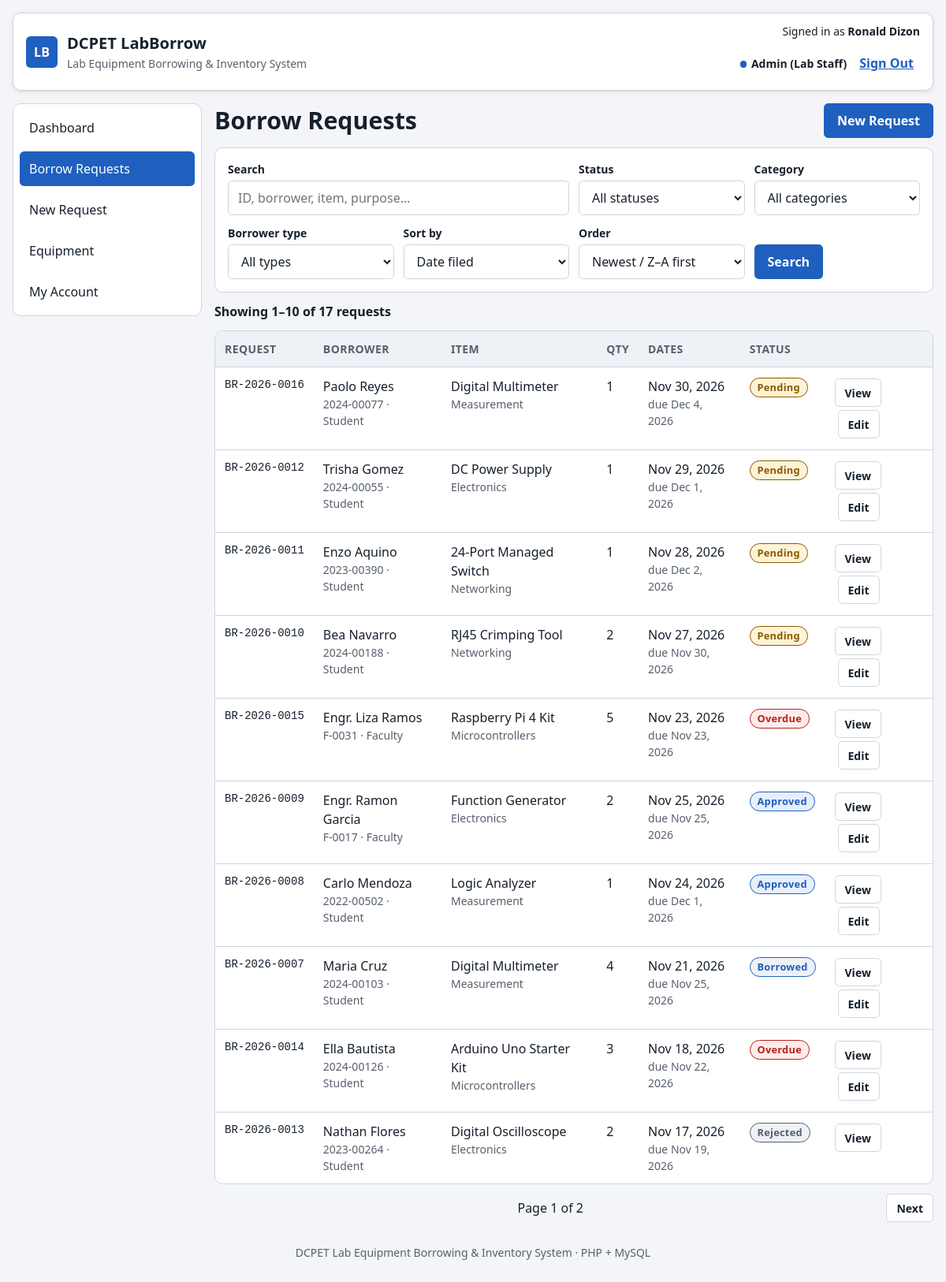
The app's page /requests.php (signed in) with its own data.
### tables this page shows
CREATE TABLE users (
  id             INT UNSIGNED AUTO_INCREMENT PRIMARY KEY,
  school_id      VARCHAR(20)  NOT NULL UNIQUE,
  full_name      VARCHAR(100) NOT NULL,
  email          VARCHAR(120) NOT NULL UNIQUE,
  password_hash  VARCHAR(255) NOT NULL,
  role           ENUM('super_admin','admin','user') NOT NULL DEFAULT 'user',
  borrower_type  ENUM('Student','Faculty','Staff') NOT NULL DEFAULT 'Student',
  is_active      TINYINT(1)   NOT NULL DEFAULT 1,
  last_login_at  DATETIME     NULL,
  created_at     DATETIME     NOT NULL DEFAULT CURRENT_TIMESTAMP,
  updated_at     DATETIME     NOT NULL DEFAULT CURRENT_TIMESTAMP ON UPDATE CURRENT_TIMESTAMP,
  INDEX idx_users_role (role)
);

CREATE TABLE borrow_requests (
  id               INT UNSIGNED AUTO_INCREMENT PRIMARY KEY,
  code             VARCHAR(20)  NULL UNIQUE,
  user_id          INT UNSIGNED NOT NULL,
  equipment_id     INT UNSIGNED NOT NULL,
  quantity         INT UNSIGNED NOT NULL,
  purpose          ENUM('Class activity','Project','Thesis','Other') NOT NULL,
  purpose_details  VARCHAR(255) NULL,
  borrow_date      DATE NOT NULL,
  due_date         DATE NOT NULL,
  returned_date    DATE NULL,
  status           ENUM('PENDING','APPROVED','BORROWED','RETURNED','REJECTED') NOT NULL DEFAULT 'PENDING',
  remarks          VARCHAR(255) NULL,
  created_by       INT UNSIGNED NULL,
  processed_by     INT UNSIGNED NULL,
  created_at       DATETIME NOT NULL DEFAULT CURRENT_TIMESTAMP,
  updated_at       DATETIME NOT NULL DEFAULT CURRENT_TIMESTAMP ON UPDATE CURRENT_TIMESTAMP,
  CONSTRAINT fk_requests_user      FOREIGN KEY (user_id)      REFERENCES users(id)     ON DELETE RESTRICT,
  CONSTRAINT fk_requests_equipment FOREIGN KEY (equipment_id) REFERENCES equipment(id) ON DELETE RESTRICT,
  CONSTRAINT fk_requests_creator   FOREIGN KEY (created_by)   REFERENCES users(id)     ON DELETE SET NULL,
  CONSTRAINT fk_requests_processor FOREIGN KEY (processed_by) REFERENCES users(id)     ON DELETE SET NULL,
  INDEX idx_requests_status (status),
  INDEX idx_requests_due (due_date),
  CHECK (quantity >= 1),
  CHECK (due_date >= borrow_date)
);

CREATE TABLE equipment (
  id              INT UNSIGNED AUTO_INCREMENT PRIMARY KEY,
  code            VARCHAR(20)  NOT NULL UNIQUE,
  name            VARCHAR(120) NOT NULL,
  category        VARCHAR(60)  NOT NULL,
  laboratory      VARCHAR(80)  NOT NULL,
  total_units     INT UNSIGNED NOT NULL,
  item_condition  ENUM('Good','Needs calibration','Under repair','Retired') NOT NULL DEFAULT 'Good',
  description     TEXT NULL,
  created_at      DATETIME NOT NULL DEFAULT CURRENT_TIMESTAMP,
  updated_at      DATETIME NOT NULL DEFAULT CURRENT_TIMESTAMP ON UPDATE CURRENT_TIMESTAMP,
  INDEX idx_equipment_category (category),
  CHECK (total_units >= 1)
);

### includes/db.php (called while the page is built, shortened)
<?php
function db(): PDO
{
    static $pdo = null;
    if ($pdo === null) {
        $dsn = 'mysql:host=' . DB_HOST . ';port=' . DB_PORT . ';dbname=' . DB_NAME . ';charset=utf8mb4';
        try {
            $pdo = new PDO($dsn, DB_USER, DB_PASS, [
                PDO::ATTR_ERRMODE => PDO::ERRMODE_EXCEPTION,
                PDO::ATTR_DEFAULT_FETCH_MODE => PDO::FETCH_ASSOC,
                PDO::ATTR_EMULATE_PREPARES => false,
            ]);
            $pdo->exec("SET time_zone = '+08:00'");
        } catch (PDOException $e) {
            http_response_code(500);
            echo '<!doctype html><meta charset="utf-8"><title>Database unavailable</title>'
                . '<body style="font-family:system-ui;padding:2rem;max-width:40rem">'
                . '<h1>Can’t reach the database</h1>'
                . '<p>Start MySQL in the XAMPP Control Panel and import <code>database/labborrow_db.sql</code> in phpMyAdmin, then reload this page.</p>'
                . '<p style="color:#56606d">' . htmlspecialchars($e->getMessage()) . '</p></body>';
            exit;
        }
    }
    return $pdo;
}
function db_all(string $sql, array $params = []): array
{
    $stmt = db()->prepare($sql);
    $stmt->execute($params);
    return $stmt->fetchAll();
}
function db_one(string $sql, array $params = []): ?array
{
    $stmt = db()->prepare($sql);
    $stmt->execute($params);
    $row = $stmt->fetch();
    return $row === false ? null : $row;
}
function db_value(string $sql, array $params = [])
{
    $stmt = db()->prepare($sql);
    $stmt->execute($params);
    return $stmt->fetchColumn();
}

### includes/auth.php (called while the page is built, shortened)
<?php
require_once __DIR__ . '/db.php';
require_once __DIR__ . '/helpers.php';
function current_user(): ?array
{
    static $user = false;
    if ($user === false) {
        $user = null;
        if (!empty($_SESSION['user_id'])) {
            $user = db_one('SELECT * FROM users WHERE id = ? AND is_active = 1', [$_SESSION['user_id']]);
        }
    }
    return $user;
}
function can(string $permission): bool
{
    $user = current_user();
    return $user && in_array($permission, PERMISSIONS[$user['role']] ?? [], true);
}
function require_login(): array
{
    $user = current_user();
    return $user;
}

### requests.php (the view, shortened to what this page needs)
<?php
require __DIR__ . '/includes/auth.php';
$me = require_login();
function can_edit_request(array $r): bool
{
    if (can('requests.update_any')) return in_array($r['status'], ['PENDING', 'APPROVED', 'BORROWED'], true);
    return owns($r) && $r['status'] === 'PENDING';
}
$active_nav = 'requests';
    ?>
    <?php
$q = input('q');
$status = input('status', 'ALL');
$category = input('category', 'ALL');
$type = input('type', 'ALL');
$sortKeys = [
    'created_at' => 'r.created_at', 'code' => 'r.id', 'borrower' => 'u.full_name',
    'equipment' => 'e.name', 'borrow_date' => 'r.borrow_date', 'due_date' => 'r.due_date',
];
$sort = array_key_exists(input('sort'), $sortKeys) ? input('sort') : 'created_at';
$dir = input('dir') === 'asc' ? 'ASC' : 'DESC';
$page = max(1, (int) input('page', 1));
$where = [];
$args = [];
$whereSql = $where ? ' WHERE ' . implode(' AND ', $where) : '';
$total = (int) db_value('SELECT COUNT(*) FROM borrow_requests r JOIN users u ON u.id = r.user_id JOIN equipment e ON e.id = r.equipment_id' . $whereSql, $args);
$pages = max(1, (int) ceil($total / PAGE_SIZE));
$page = min($page, $pages);
$offset = ($page - 1) * PAGE_SIZE;
$rows = db_all(REQUEST_SELECT . $whereSql . " ORDER BY {$sortKeys[$sort]} $dir, r.id $dir LIMIT " . PAGE_SIZE . " OFFSET $offset", $args);
$filtered = $q !== '' || $status !== 'ALL' || $category !== 'ALL' || $type !== 'ALL';
$page_title = can('requests.view_all') ? 'Borrow Requests' : 'My Requests';
require __DIR__ . '/includes/layout/header.php';
?>
<div class="title-row">
  <h1 class="view-title"><?= e($page_title) ?></h1>
  <a class="btn btn-primary" href="requests.php?action=new">New Request</a>
</div>
<form class="toolbar" method="get" role="search" aria-label="Search and filter requests">
  <div class="field">
    <label for="q">Search</label>
    <input id="q" name="q" type="search" value="<?= e($q) ?>" placeholder="ID, borrower, item, purpose…">
  </div>
  <div class="field">
    <label for="status">Status</label>
    <select id="status" name="status">
      <option value="ALL">All statuses</option>
    </select>
  </div>
  <div class="field">
    <label for="category">Category</label>
    <select id="category" name="category">
      <option value="ALL">All categories</option>
    </select>
  </div>
  <?php if (can('requests.view_all')): ?>
  <div class="field">
    <label for="type">Borrower type</label>
    <select id="type" name="type">
      <option value="ALL">All types</option>
    </select>
  </div>
  <?php endif; ?>
  <div class="field">
    <label for="sort">Sort by</label>
    <select id="sort" name="sort">
      <?php foreach (['created_at' => 'Date filed', 'code' => 'Request ID', 'borrower' => 'Borrower', 'equipment' => 'Item', 'borrow_date' => 'Borrow date', 'due_date' => 'Due date'] as $k => $label): ?>
        <option value="<?= $k ?>"<?= selected($sort, $k) ?>><?= $label ?></option>
      <?php endforeach; ?>
    </select>
  </div>
  <div class="field">
    <label for="dir">Order</label>
    <select id="dir" name="dir">
      <option value="desc"<?= selected($dir, 'DESC') ?>>Newest / Z–A first</option>
    </select>
  </div>
  <div class="toolbar-actions">
    <button type="submit" class="btn btn-primary">Search</button>
  </div>
</form>
<p class="result-count" role="status">
  <?= $total ? 'Showing ' . ($offset + 1) . '–' . ($offset + count($rows)) . ' of ' . $total . ' request' . ($total > 1 ? 's' : '') : 'No requests found' ?>
</p>
<?php if (!$rows): ?>
  <div class="empty-state">
    <p><strong><?= $filtered ? 'Nothing matches your search.' : 'No borrow requests yet.' ?></strong></p>
    <p class="empty-note"><?= $filtered ? 'Try fewer words or clear the filters.' : 'Requests you file will show up here.' ?></p>
    <?php if ($filtered): ?><a class="btn" href="requests.php">Clear Filters</a><?php else: ?><a class="btn btn-primary" href="requests.php?action=new">New Request</a><?php endif; ?>
  </div>
<?php else: ?>
  <div class="table-wrap">
    <table class="data-table">
      <thead>
        <tr>
          <th scope="col">Request</th>
          <?php if (can('requests.view_all')): ?><th scope="col">Borrower</th><?php endif; ?>
          <th scope="col">Item</th>
          <th scope="col" class="col-optional">Qty</th>
          <th scope="col">Dates</th>
          <th scope="col">Status</th>
          <th scope="col"><span class="visually-hidden">Actions</span></th>
        </tr>
      </thead>
      <tbody>
        <?php foreach ($rows as $r): ?>
          <tr>
            <td data-label="Request" class="cell-id"><?= e($r['code']) ?></td>
            <?php if (can('requests.view_all')): ?>
              <td data-label="Borrower"><?= e($r['borrower_name']) ?><span class="cell-sub"><?= e($r['borrower_school_id'] . ' · ' . $r['borrower_type']) ?></span></td>
            <?php endif; ?>
            <td data-label="Item"><?= e($r['equipment_name']) ?><span class="cell-sub"><?= e($r['category']) ?></span></td>
            <td data-label="Qty" class="col-optional"><?= (int) $r['quantity'] ?></td>
            <td data-label="Dates"><?= fmt_date($r['borrow_date']) ?><span class="cell-sub">due <?= fmt_date($r['due_date']) ?></span></td>
            <td data-label="Status"><?= badge($r['display_status']) ?></td>
            <td class="cell-actions">
              <a class="btn btn-sm" href="requests.php?action=view&amp;id=<?= (int) $r['id'] ?>">View</a>
              <?php if (can_edit_request($r)): ?>
                <a class="btn btn-sm" href="requests.php?action=edit&amp;id=<?= (int) $r['id'] ?>">Edit</a>
              <?php endif; ?>
            </td>
          </tr>
        <?php endforeach; ?>
      </tbody>
    </table>
  </div>
  <?php if ($pages > 1): ?>
    <nav class="pagination" aria-label="Pages">
      <span>Page <?= $page ?> of <?= $pages ?></span>
      <?php if ($page < $pages): ?><a class="btn btn-sm" href="<?= e(query_with(['page' => $page + 1])) ?>">Next</a><?php else: ?><span></span><?php endif; ?>
    </nav>
  <?php endif; ?>
<?php endif; ?>
<?php require __DIR__ . '/includes/layout/footer.php'; ?>

### includes/layout/header.php (shortened to what this page needs)
<?php
$me = current_user();
$active_nav = $active_nav ?? '';
$nav = [];
if ($me) {
    $nav[] = ['dashboard', 'dashboard.php', 'Dashboard'];
    $nav[] = ['requests', 'requests.php', can('requests.view_all') ? 'Borrow Requests' : 'My Requests'];
    $nav[] = ['new-request', 'requests.php?action=new', 'New Request'];
    $nav[] = ['equipment', 'equipment.php', 'Equipment'];
    $nav[] = ['account', 'account.php', 'My Account'];
}
?><!DOCTYPE html>
<html lang="en">
<head>
  <link rel="stylesheet" href="css/styles.css">
  <link rel="stylesheet" href="css/app.css">
</head>
<body>
  <div class="app-shell">
    <header class="app-header">
      <div class="brand">
        <span class="brand-mark" aria-hidden="true">LB</span>
        <div>
          <p class="brand-title"><?= e(APP_NAME) ?></p>
          <p class="brand-subtitle">Lab Equipment Borrowing &amp; Inventory System</p>
        </div>
      </div>
      <?php if ($me): ?>
      <section class="session-box" aria-label="Current session">
        <p class="session-text">Signed in as <strong><?= e($me['full_name']) ?></strong></p>
        <div class="session-note">
          <span class="role-tag role-<?= e($me['role']) ?>"><?= e(ROLE_LABELS[$me['role']]) ?></span>
          <form action="logout.php" method="post" class="inline-form">
            <button type="submit" class="link-button">Sign Out</button>
          </form>
        </div>
      </section>
      <?php endif; ?>
    </header>
    <?php if ($me): ?>
    <nav class="primary-nav" id="primary-nav" aria-label="Primary">
      <ul>
        <?php foreach ($nav as [$key, $href, $label]): ?>
          <li><a href="<?= e($href) ?>"<?= $key === $active_nav ? ' aria-current="page"' : '' ?>><?= e($label) ?></a></li>
        <?php endforeach; ?>
      </ul>
    </nav>
    <?php endif; ?>
    <main id="app" tabindex="-1" class="<?= $me ? '' : 'main-solo' ?>">

### includes/helpers.php (shortened to what this page needs)
<?php
function e($value): string
{
    return htmlspecialchars((string) $value, ENT_QUOTES, 'UTF-8');
}
function input(string $key, $default = '')
{
    $value = $_POST[$key] ?? $_GET[$key] ?? $default;
    return is_string($value) ? trim($value) : $value;
}
function fmt_date(?string $iso): string
{
    return date('M j, Y', strtotime($iso));
}
function badge(string $status): string
{
    $label = STATUS_LABELS[$status] ?? $status;
    return '<span class="badge badge-' . e($status) . '">' . e($label) . '</span>';
}
function query_with(array $changes): string
{
    $params = array_merge($_GET, $changes);
    $params = array_filter($params, fn($v) => $v !== null && $v !== '');
    return '?' . http_build_query($params);
}
function selected($a, $b): string
{
    return (string) $a === (string) $b ? ' selected' : '';
}

### css/app.css (style rules this page uses)
.session-note { display: flex; flex-wrap: wrap; gap: var(--space-2); align-items: center; justify-content: flex-end; }
.inline-form { display: inline; margin: 0; }
.link-button { background: none; border: 0; padding: var(--space-1) var(--space-2); min-height: var(--touch-target); color: var(--brand); font: inherit; font-weight: 600; cursor: pointer; text-decoration: underline; }
.role-tag { font-size: var(--text-sm); font-weight: 600; white-space: nowrap; }
.role-tag::before { content: ""; display: inline-block; width: .55rem; height: .55rem; margin-right: .35rem; border-radius: 50%; background: var(--text-muted); }
.role-admin::before { background: var(--brand); }
a.btn { text-decoration: none; }
.title-row { display: flex; flex-wrap: wrap; align-items: center; justify-content: space-between; gap: var(--space-3); margin-bottom: var(--space-3); }
.title-row .view-title { margin: 0; }
.toolbar-actions { display: flex; gap: var(--space-2); align-items: end; }

### records on screen
users: full_name "Ronald Dizon", role "Admin (Lab Staff)", role "Borrow Requests"
borrow_requests: code "BR-2026-0016", created_by.full_name "Paolo Reyes", created_by.borrower_type "2024-00077 · Student", equipment.name "Digital Multimeter", equipment.category "Measurement", quantity "1", borrow_date "Nov 30, 2026", due_date "Dec 4, 2026", label "Pending"
borrow_requests: code "BR-2026-0012", created_by.full_name "Trisha Gomez", created_by.borrower_type "2024-00055 · Student", equipment.name "DC Power Supply", equipment.category "Electronics", quantity "1", borrow_date "Nov 29, 2026", due_date "Dec 1, 2026", label "Pending"
borrow_requests: code "BR-2026-0011", created_by.full_name "Enzo Aquino", created_by.borrower_type "2023-00390 · Student", equipment.name "24-Port Managed Switch", equipment.category "Networking", quantity "1", borrow_date "Nov 28, 2026", due_date "Dec 2, 2026", label "Pending"
borrow_requests: code "BR-2026-0010", created_by.full_name "Bea Navarro", created_by.borrower_type "2024-00188 · Student", equipment.name "RJ45 Crimping Tool", equipment.category "Networking", quantity "2", borrow_date "Nov 27, 2026", due_date "Nov 30, 2026", label "Pending"
borrow_requests: code "BR-2026-0015", created_by.full_name "Engr. Liza Ramos", created_by.borrower_type "F-0031 · Faculty", equipment.name "Raspberry Pi 4 Kit", equipment.category "Microcontrollers", quantity "5", borrow_date "Nov 23, 2026", due_date "Nov 23, 2026", label "Overdue"
borrow_requests: code "BR-2026-0009", created_by.full_name "Engr. Ramon Garcia", created_by.borrower_type "F-0017 · Faculty", equipment.name "Function Generator", equipment.category "Electronics", quantity "2", borrow_date "Nov 25, 2026", due_date "Nov 25, 2026", label "Approved"
borrow_requests: code "BR-2026-0008", created_by.full_name "Carlo Mendoza", created_by.borrower_type "2022-00502 · Student", equipment.name "Logic Analyzer", equipment.category "Measurement", quantity "1", borrow_date "Nov 24, 2026", due_date "Dec 1, 2026", label "Approved"
borrow_requests: code "BR-2026-0007", created_by.full_name "Maria Cruz", created_by.borrower_type "2024-00103 · Student", equipment.name "Digital Multimeter", equipment.category "Measurement", quantity "4", borrow_date "Nov 21, 2026", due_date "Nov 25, 2026", label "Borrowed"
borrow_requests: code "BR-2026-0014", created_by.full_name "Ella Bautista", created_by.borrower_type "2024-00126 · Student", equipment.name "Arduino Uno Starter Kit", equipment.category "Microcontrollers", quantity "3", borrow_date "Nov 18, 2026", due_date "Nov 22, 2026", label "Overdue"
borrow_requests: code "BR-2026-0013", created_by.full_name "Nathan Flores", created_by.borrower_type "2023-00264 · Student", equipment.name "Digital Oscilloscope", equipment.category "Electronics", quantity "2", borrow_date "Nov 17, 2026", due_date "Nov 19, 2026", label "Rejected"

### other values on screen
APP_NAME "DCPET LabBorrow"
$label "Dashboard"
$label "Borrow Requests"
$label "New Request"
$label "Equipment"
$label "My Account"
$offset + 1 "1"
$offset + count($rows) "10"
$total "17"
$page "1"
$pages "2"
form field sort "Date filed"
